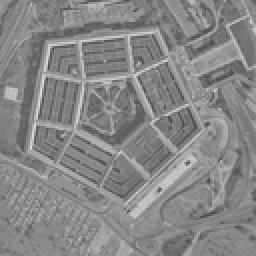
%> input picture pentagon_left.bmp, 128 x 128 px, shrunk from 256 x 256 before the run (shown 2 times larger)
$ octave Dis_map.m   (GNU Octave 9; MATLAB toolbox functions it lacks are replaced by stand-ins)
%> lines starting %> are read from the running program, lines starting %| are printed output that depends on the picture
### add_padding.m
%add zero padding
%zero padding width:half_win
function [ adj_im] = add_padding( im,half_win )
[x,y]=size(im);
adj_im=zeros(x+2*half_win,y+2*half_win);
% [5 lines of commented-out code are left out]
adj_im((1+half_win):(x+half_win),(1+half_win):(y+half_win))=im(:,:);
adj_im=uint8(adj_im);
end

### dis_search.m
%find disparity

function [ dis_map] = dis_search(im_l,im_r,half_win,max_search)
[x,y]=size(im_l);
w=half_win;

for i=1+w:x-w
    for j=1+w:y-w
        dx=match_pixel(i,j,max_search,w,im_l,im_r);
        dis_map(i-w,j-w)=dx;

    end
end
end

### make_map.m
function [disparity_map]=make_map(dis_map,im_l)
[x,y]=size(dis_map);
disparity_map=zeros(x+3,y+3);

for i=1:x
    for j=1:y
        disparity_map(i,j-dis_map(i,j))=im_l(i,j);

    end
end

end

### gaussian.m
function y=gaussian(a)
[x,y,z]=size(a);
imgau=fspecial('gaussian',[3,3],1.3);
if z>1;
    a(:, :,1)=conv2(double(a(:, :,1)),double(imgau),'same');
    a(:, :,2)=conv2(double(a(:, :,2)),double(imgau),'same');
    a(:, :,3)=conv2(double(a(:, :,3)),double(imgau),'same');%%%%%%%%gaussian smoothing
else
    a(:, :)=conv2(double(a(:, :)),double(imgau),'same');
end
y=uint8(a);
end

### Dis_map.m
%%
%What Robot eyes can do
%Name : Disparity Map maker
%Time:13 Mar 2016
%Place:University of Dundee
%main function start here

%%
%images input
im_ol=imread('pentagon_left.bmp');
%> im_ol is the input picture: size 128x128 uint8; min 72, max 218, mean 134.8
im_or=imread('pentagon_right.bmp');
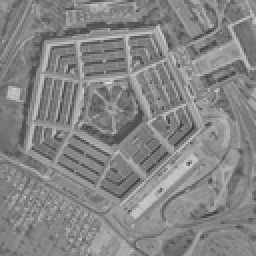
%> input picture pentagon_right.bmp, 128 x 128 px, shrunk from 256 x 256 before the run (shown 2 times larger)
%> im_or is the input picture: size 128x128 uint8; min 61, max 217, mean 133.1

dim=size(im_ol,3);
%> dim = 1

if dim >1
    im_ol=rgb2gray(im_ol);
    im_or=rgb2gray(im_or);
end
figure(1)
imshow(im_ol);
%%
%parameters setting
%support window size= 2*half_win+1
half_win=5;
%search region size=2*max_search+1
max_search=11;
%add zero padding
im_l=add_padding(im_ol,half_win);
%> in add_padding, `adj_im((1+half_win):(x+half_win),(1+half_win):(y+half_win))=im(:,:);`:
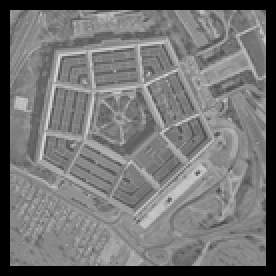
%> adj_im: size 138x138 double (shown 2 times larger); min 0, max 218, mean 115.9
im_r=add_padding(im_or,half_win);
%> call 2 of add_padding, with half_win = 5
%> in add_padding (call 2), `adj_im((1+half_win):(x+half_win),(1+half_win):(y+half_win))=im(:,:);`:
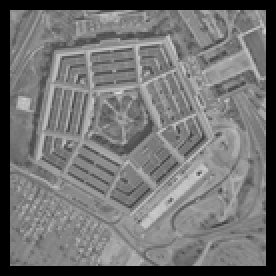
%> adj_im: size 138x138 double (shown 2 times larger); min 0, max 217, mean 114.5

%find disparity
[ dis_map] = dis_search(im_l,im_r,half_win,max_search);
%> after the loop in dis_search, `for i=1+w:x-w`:
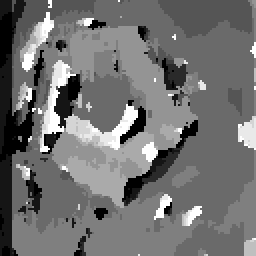
%> dis_map: size 128x128 double (shown 2 times larger); min -6, max 6, mean -0.659; drawn with min black and max white

%conver disparity into map
disparity_map=make_map(dis_map,im_l);
%> after the loop in make_map, `for i=1:x`:
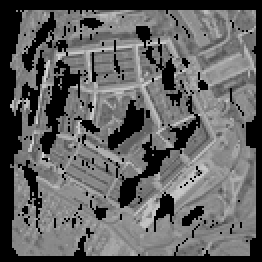
%> disparity_map: size 131x131 double (shown 2 times larger); min 0, max 218, mean 97.5
disparity_map=gaussian(disparity_map);
%> in gaussian, `a(:, :)=conv2(double(a(:, :)),double(imgau),'same');`:
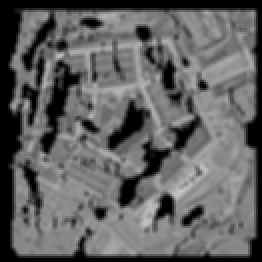
%> a: size 131x131 double (shown 2 times larger); min 0, max 197.4, mean 97.5
figure(2)
imshow(disparity_map)
